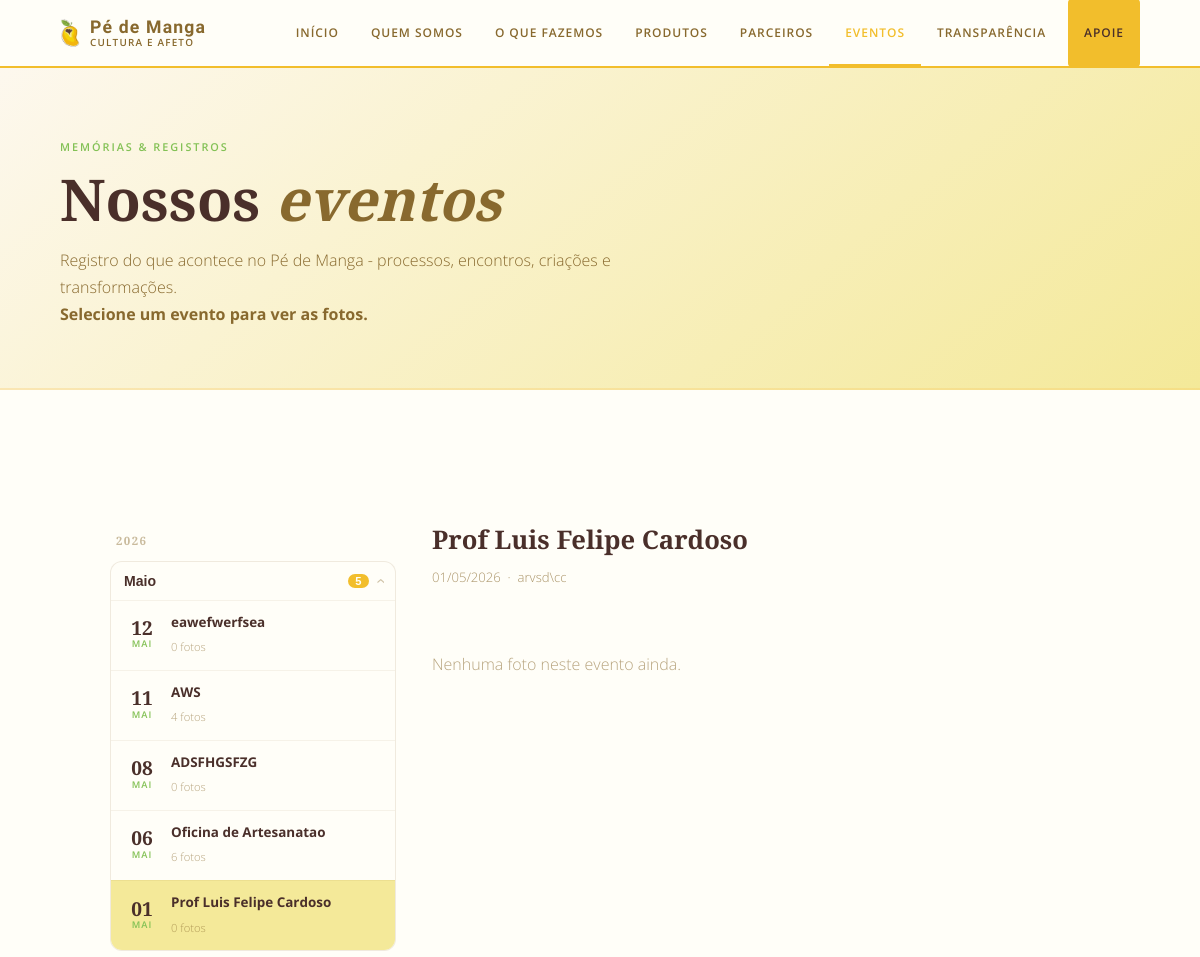
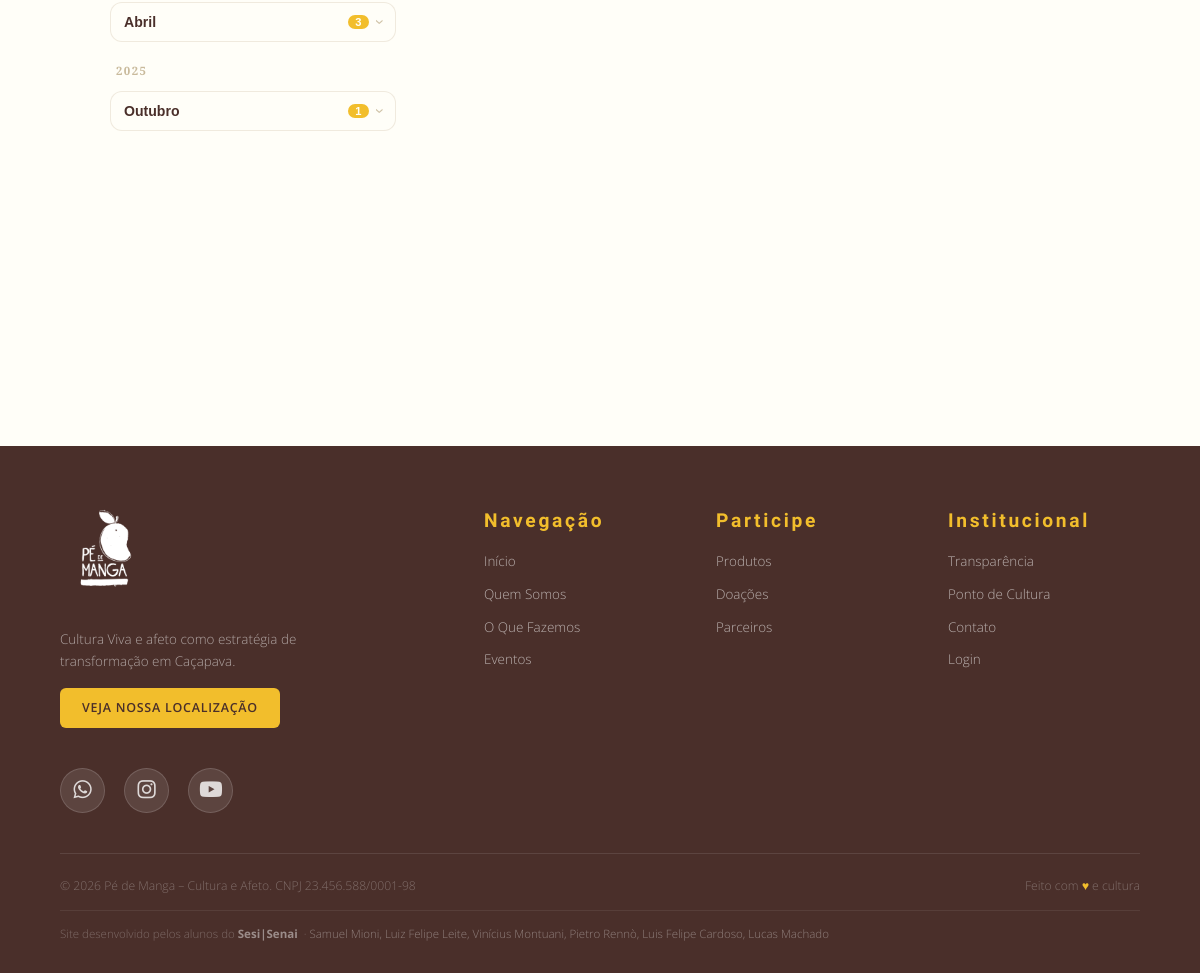
The page /eventos.php?id=5 on the database its author committed (2 pictures, top to bottom).
### tables this page shows
CREATE TABLE `eventos` (
  `id` int(10) UNSIGNED NOT NULL,
  `nome` varchar(255) NOT NULL,
  `descricao` text DEFAULT NULL,
  `data_evento` date NOT NULL,
  `criado_em` timestamp NOT NULL DEFAULT current_timestamp()
);

### includes/db.php (called while the page is built, shortened)
<?php
function get_db(): PDO
{
    static $pdo = null;
    if ($pdo === null) {
        $dsn = 'mysql:host=' . DB_HOST . ';dbname=' . DB_NAME . ';charset=' . DB_CHARSET;
        $pdo = new PDO($dsn, DB_USER, DB_PASS, [
            PDO::ATTR_ERRMODE            => PDO::ERRMODE_EXCEPTION,
            PDO::ATTR_DEFAULT_FETCH_MODE => PDO::FETCH_ASSOC,
            PDO::ATTR_EMULATE_PREPARES   => false,
        ]);
    }
    return $pdo;
}

### includes/config.php (called while the page is built, shortened)
<?php
require_once __DIR__ . '/db.php';
function get_eventos(): array
{
    return get_db()->query(
        'SELECT e.*, COUNT(f.id) AS total_fotos
         FROM eventos e
         LEFT JOIN evento_fotos f ON f.evento_id = e.id
         GROUP BY e.id
         ORDER BY e.data_evento DESC'
    )->fetchAll();
}

### eventos.php (the view, shortened to what this page needs)
<?php
require_once 'includes/config.php';
$db = get_db();
$eventos = get_eventos();
$meses_pt = ['Janeiro','Fevereiro','Março','Abril','Maio','Junho',
             'Julho','Agosto','Setembro','Outubro','Novembro','Dezembro'];
$por_ano_mes = [];
foreach ($eventos as $ev) {
    $ts  = strtotime($ev['data_evento']);
    $ano = date('Y', $ts);
    $mes = (int)date('n', $ts);
    $por_ano_mes[$ano][$mes][] = $ev;
}
krsort($por_ano_mes);
$ev_id  = isset($_GET['id']) ? (int)$_GET['id'] : ($eventos[0]['id'] ?? 0);
$ev_sel = null;
$fotos = [];
if ($ev_id > 0) {
  $st = $db->prepare('SELECT * FROM eventos WHERE id = ?');
  $st->execute([$ev_id]);
  $ev_sel = $st->fetch(PDO::FETCH_ASSOC);
  if ($ev_sel) {
    $fotos = get_evento_fotos($ev_id);
  }
}
$ano_ativo = $ev_sel ? date('Y', strtotime($ev_sel['data_evento'])) : '';
$mes_ativo = $ev_sel ? (int)date('n', strtotime($ev_sel['data_evento'])) : 0;
?>
<!DOCTYPE html>
<html lang="pt-BR">
<head>
  <link rel="stylesheet" href="https://cdnjs.cloudflare.com/ajax/libs/font-awesome/6.4.0/css/all.min.css">
  <link rel="stylesheet" href="assets/css/style.css">
</head>
<body>
  <?php require 'includes/nav.php'; ?>
  <div class="page-wrap">
    <div class="page-hero">
      <p class="ph-tag">Memórias & Registros</p>
      <h1>Nossos <em>eventos</em></h1>
      <p>Registro do que acontece no Pé de Manga - processos, encontros, criações e transformações.</p>
      <p><strong>Selecione um evento para ver as fotos.</strong></p>
    </div>
    <section>
      <div class="section-inner">
        <?php if (empty($eventos)): ?>
          <p style="text-align:center;padding:60px 0;color:var(--marrom);opacity:.6;">
            Nenhum evento cadastrado ainda.
          </p>
        <?php else: ?>
          <div class="eventos-layout">
            <aside class="eventos-lista">
              <?php foreach ($por_ano_mes as $ano => $meses): ?>
                <div class="ev-ano-label"><?= $ano ?></div>
                <?php foreach ($meses as $mes_num => $evs_mes): ?>
                  <?php $aberto = ($ano == $ano_ativo && $mes_num == $mes_ativo); ?>
                  <div class="ev-grupo <?= $aberto ? 'open' : '' ?>">
                    <button class="ev-grupo-header" onclick="toggleGrupo(this)" aria-expanded="<?= $aberto ? 'true' : 'false' ?>">
                      <span class="ev-grupo-mes"><?= $meses_pt[$mes_num - 1] ?></span>
                      <span class="ev-grupo-count"><?= count($evs_mes) ?></span>
                      <span class="ev-grupo-arrow">&#8250;</span>
                    </button>
                    <div class="ev-grupo-body">
                      <?php foreach ($evs_mes as $ev): ?>
                        <a href="eventos.php?id=<?= $ev['id'] ?>"
                           class="evento-item <?= $ev['id'] == $ev_id ? 'ativo' : '' ?>">
                          <div class="evento-item-data">
                            <span class="ev-dia"><?= date('d', strtotime($ev['data_evento'])) ?></span>
                            <span class="ev-mes"><?= strftime_mes($ev['data_evento']) ?></span>
                          </div>
                          <div class="evento-item-info">
                            <strong><?= htmlspecialchars($ev['nome']) ?></strong>
                            <span><?= $ev['total_fotos'] ?> foto<?= $ev['total_fotos'] != 1 ? 's' : '' ?></span>
                          </div>
                        </a>
                      <?php endforeach; ?>
                    </div>
                  </div>
                <?php endforeach; ?>
              <?php endforeach; ?>
            </aside>
            <div class="eventos-fotos">
              <?php if ($ev_sel): ?>
                <div class="eventos-fotos-header">
                  <h2><?= htmlspecialchars($ev_sel['nome']) ?></h2>
                  <p class="eventos-fotos-meta">
                    <?= date('d/m/Y', strtotime($ev_sel['data_evento'])) ?>
                    <?php if (!empty($ev_sel['descricao'])): ?>
                      &nbsp;·&nbsp; <?= htmlspecialchars($ev_sel['descricao']) ?>
                    <?php endif; ?>
                  </p>
                </div>
                <?php if (empty($fotos)): ?>
                  <p style="padding:40px 0;color:var(--marrom);opacity:.6;">Nenhuma foto neste evento ainda.</p>
                <?php endif; ?>
              <?php endif; ?>
            </div>
          </div>
        <?php endif; ?>
        <div style="margin-top: 30px;" class="mvv-cards">
        </div>
      </div>
    </section>
  </div>
  <?php require 'includes/footer.php'; ?>
</body>
</html>
<?php
function strftime_mes(string $date): string
{
  $meses = ['jan', 'fev', 'mar', 'abr', 'mai', 'jun', 'jul', 'ago', 'set', 'out', 'nov', 'dez'];
  return $meses[(int) date('n', strtotime($date)) - 1];
}
?>

### rows shown on the page
eventos: data_evento "12", data_evento "MAI", nome "eawefwerfsea", total_fotos "0"
eventos: data_evento "11", data_evento "MAI", nome "AWS", total_fotos "4"
eventos: data_evento "08", data_evento "MAI", nome "ADSFHGSFZG", total_fotos "0"
eventos: data_evento "06", data_evento "MAI", nome "Oficina de Artesanatao", total_fotos "6"
eventos: data_evento "01", data_evento "MAI", nome "Prof Luis Felipe Cardoso", total_fotos "0", data_evento "01/05/2026", descricao "arvsd\\cc"

### other values the page prints
$ano "2026"
$meses_pt[$mes_num - 1] "Maio"
count($evs_mes) "5"
$meses_pt[$mes_num - 1] "Abril"
count($evs_mes) "3"
$ano "2025"
$meses_pt[$mes_num - 1] "Outubro"
count($evs_mes) "1"
